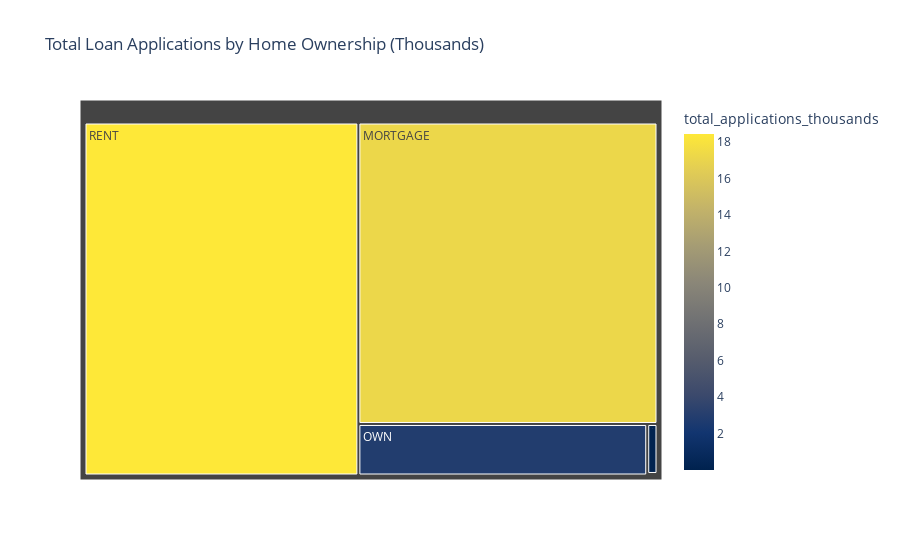

Here is the notebook cell this chart was saved with:
### Markdown cell above
### c. Home Ownership by Total Loan Applications

### Code cell
home_funding_app = df.groupby('home_ownership')['id'].count().reset_index()
home_funding_app['total_applications_thousands'] = home_funding_app['id']/1000

fig = px.treemap(
    home_funding_app,
    path=['home_ownership'],
    values='total_applications_thousands',
    color='total_applications_thousands',
    color_continuous_scale='Cividis',
    title='Total Loan Applications by Home Ownership (Thousands)',
    hover_data={'total_applications_thousands': ':,.2f'}
)
fig.update_traces(
    hovertemplate='%{label}: %{value:.0f}K<extra></extra>'
)

fig.show()

### Figure 1 — Plotly figure (JSON) as saved in the notebook; plotly's stock layout.template omitted (floating-point values rounded to 4 significant figures)
{"data": [{"branchvalues": "total", "customdata": [[17.2], [0.003], [0.098], [2.838], [18.44]], "domain": {"x": [0, 1], "y": [0, 1]}, "hovertemplate": "%{label}: %{value:.0f}K<extra></extra>", "ids": ["MORTGAGE", "NONE", "OTHER", "OWN", "RENT"], "labels": ["MORTGAGE", "NONE", "OTHER", "OWN", "RENT"], "marker": {"coloraxis": "coloraxis", "colors": [17.2, 0.003, 0.098, 2.838, 18.44]}, "name": "", "parents": ["", "", "", "", ""], "type": "treemap", "values": [17.2, 0.003, 0.098, 2.838, 18.44]}], "layout": {"autosize": true, "coloraxis": {"colorbar": {"title": {"text": "total_applications_thousands"}}, "colorscale": [[0, "#00224e"], [0.1111, "#123570"], [0.2222, "#3b496c"], [0.3333, "#575d6d"], [0.4444, "#707173"], [0.5556, "#8a8678"], [0.6667, "#a59c74"], [0.7778, "#c3b369"], [0.8889, "#e1cc55"], [1, "#fee838"]]}, "legend": {"tracegroupgap": 0}, "title": {"text": "Total Loan Applications by Home Ownership (Thousands)"}}}
